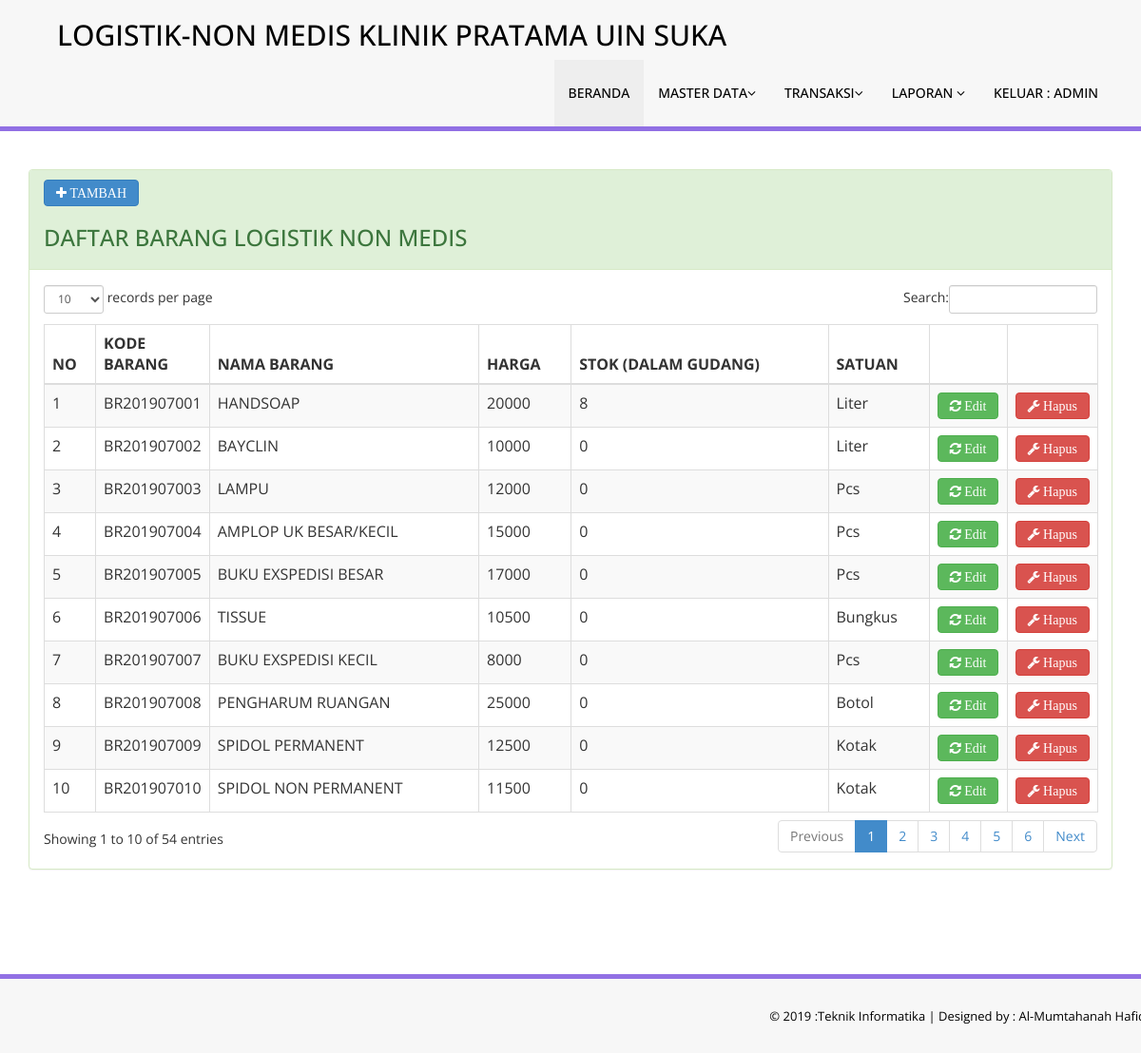
The app's page /master.php?page=barang (signed in) with its own data.
### tables this page shows
CREATE TABLE `tbl_barang` (
  `kode` int(11) NOT NULL,
  `kode_barang` varchar(15) NOT NULL DEFAULT '',
  `kode_satuan` int(11) DEFAULT NULL,
  `nama_barang` varchar(100) DEFAULT NULL,
  `jumlah` int(11) NOT NULL,
  `harga` int(11) NOT NULL,
  `keterangan` text DEFAULT NULL
);

CREATE TABLE `tbl_satuan` (
  `kode` int(11) NOT NULL,
  `uraian` varchar(50) DEFAULT NULL
);

### modul/barang/index.php (the view, shortened to what this page needs)
<div class="row">
    <div class="col-md-12">
        <div class="panel panel-success">
            <div class="panel-heading">
                <a href="master.php?page=tambah_barang"><button class="btn btn-primary fa fa-plus"> TAMBAH </button></a>
                <h3> DAFTAR BARANG LOGISTIK NON MEDIS </h3>
            </div>
            <div class="panel-body">
                <div class="table-responsive">
                    <table class="table table-striped table-bordered table-hover" id="dataTables-example">
                        <thead>
                            <tr>
                                <th width="5%">NO</th>
                                <th width="10%">KODE BARANG</th>
                                <th>NAMA BARANG</th>
                                <th>HARGA</th>
                                <th>STOK (DALAM GUDANG)</th>
                                <th>SATUAN</th>
                                <th width="3%"></th>
                                <th width="3%"></th>
                            </tr>
                        </thead>
                        <tbody>
                            <?php
                            $no = 1;
                            $qry = mysqli_query($konek, "select `tbl_barang`.`kode` AS `kode`,`tbl_barang`.`kode_barang` AS `kode_barang`,`tbl_barang`.`jumlah` AS `stok` ,`tbl_barang`.`kode_satuan` AS `kode_satuan`,`tbl_barang`.`nama_barang` AS `nama_barang`,`tbl_barang`.`harga` AS `harga`,`tbl_barang`.`keterangan` AS `keterangan`,`tbl_satuan`.`uraian` AS `satuan` from (`tbl_barang` join `tbl_satuan` on((`tbl_satuan`.`kode` = `tbl_barang`.`kode_satuan`)))");
                            while ($data = mysqli_fetch_array($qry)) {
                                ?>
                                <tr class="odd gradeX">
                                    <td><?php echo $no++; ?></td>
                                    <td><?php echo $data['kode_barang']; ?></td>
                                    <td><?php echo $data['nama_barang']; ?></td>
                                    <td><?php echo $data['harga']; ?></td>
                                    <td><?php echo $data['stok']; ?></td>
                                    <td><?php echo $data['satuan']; ?></td>
                                    <td class="center"><a href="master.php?page=edit_barang&id=<?php echo base64_encode($data['kode']); ?>" class="fa fa-refresh btn btn-success"> Edit</a></td>
                                    <td class="center"><a onClick="return confirm('Data ini akan di hapus.?')" href="master.php?page=barang&hapus=<?php echo $data['kode']; ?>" class="fa fa-wrench btn btn-danger"> Hapus</a></td>
                                </tr>
                            <?php } ?>
                        </tbody>
                    </table>
                </div>
            </div>
        </div>
    </div>
</div>

### records on screen
tbl_barang: kode_barang "BR201907001", nama_barang "HANDSOAP", harga "20000", jumlah "8", kode_satuan.uraian "Liter"
tbl_barang: kode_barang "BR201907002", nama_barang "BAYCLIN", harga "10000", jumlah "0", kode_satuan.uraian "Liter"
tbl_barang: kode_barang "BR201907003", nama_barang "LAMPU", harga "12000", jumlah "0", kode_satuan.uraian "Pcs"
tbl_barang: kode_barang "BR201907004", nama_barang "AMPLOP UK BESAR/KECIL", harga "15000", jumlah "0", kode_satuan.uraian "Pcs"
tbl_barang: kode_barang "BR201907005", nama_barang "BUKU EXSPEDISI BESAR", harga "17000", jumlah "0", kode_satuan.uraian "Pcs"
tbl_barang: kode_barang "BR201907006", nama_barang "TISSUE", harga "10500", jumlah "0", kode_satuan.uraian "Bungkus"
tbl_barang: kode_barang "BR201907007", nama_barang "BUKU EXSPEDISI KECIL", harga "8000", jumlah "0", kode_satuan.uraian "Pcs"
tbl_barang: kode_barang "BR201907008", nama_barang "PENGHARUM RUANGAN", harga "25000", jumlah "0", kode_satuan.uraian "Botol"
tbl_barang: kode_barang "BR201907009", nama_barang "SPIDOL PERMANENT", harga "12500", jumlah "0", kode_satuan.uraian "Kotak"
tbl_barang: kode_barang "BR201907010", nama_barang "SPIDOL NON PERMANENT", harga "11500", jumlah "0", kode_satuan.uraian "Kotak"

### other values on screen
$_SESSION['user_name'] "ADMIN"
